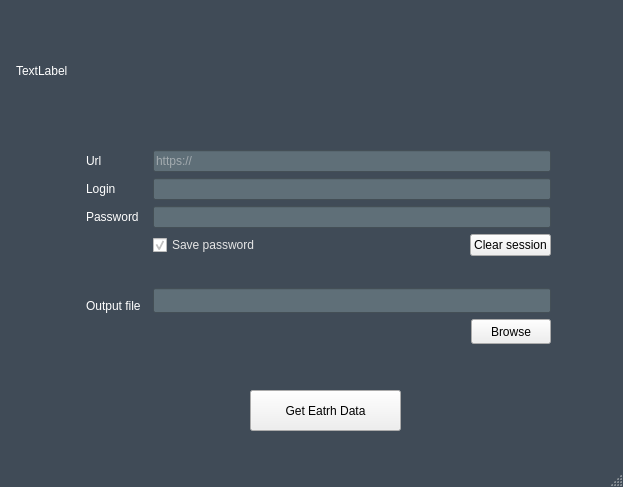
<?xml version="1.0" encoding="UTF-8"?>
<ui version="4.0">
 <class>MainWindow</class>
 <widget class="QMainWindow" name="MainWindow">
  <property name="geometry">
   <rect>
    <x>0</x>
    <y>0</y>
    <width>623</width>
    <height>487</height>
   </rect>
  </property>
  <property name="windowTitle">
   <string>MainWindow</string>
  </property>
  <property name="styleSheet">
   <string notr="true">/* QLC+ Black theme by Emerick Herve */

/* ##### Main window ##### */
QMainWindow, QDialog
{ 
 background-color: #404B57; 
 color: #E6E6E6; 
}

QRadioButton
{
  color: #E6E6E6;
}

/* ##### Tree (Fixtures) ##### */
QTreeWidget, QTreeView 
{ 
 background-color: #3A444F; 
 alternate-background-color: #404B57; 
 color: #E6E6E6; 
  font-size: 20px;
}

/* ##### Text (Fixture/In-Out details) ##### */
QTextBrowser 
{ 
 background-color: #3A444F; 
 color: #E6E6E6; 
}

/* ##### Editable Fields ##### */
QComboBox
{
 background-color: #5F6F78;
 color: #e6e6e6;
}

QLineEdit
{
 background-color: #5F6F78;
 color: #e6e6e6;
}

EFXEditor QWidget:editable 
{
  background-color: #5F6F78;
  color: #e6e6e6;
}

/* ##### Universe list ##### */
QListWidget
{ 
    background-color: #3A444F; 
    color: #E6E6E6; 
}

/* ##### Splitter ##### */
QSplitter::handle {
    background-color: #6f7c8b;
    border: 0px;
}

QSplitter::handle:hover {
    background-color: #787876;
    border: 0px;
}


/* ##### Toolbars, ... ##### */
QToolBar {
    background: #404B57;
    color: white;
}

QLabel {
    color: white;
    padding: 3px;
}

MonitorFixture QLabel {
    color: lightgrey;
}

QTabWidget::pane {
    border: 0px;
}

QTabWidget::tab-bar {
    left: 5px; /* move to the right by 5px */
}

QTabBar::tab {
    background: #404B57;
    border: 0px;
    padding: 5px;
    color: #FFFFFF;
}

QTabBar::tab:selected, QTabBar::tab:hover {
    background: #55616f;
}

QHeaderView::section {
    background: #55616f;
    color: white;
    border: 0px;
    padding: 3px;
}

QGroupBox, QCheckBox {
    color: #E6E6E6; 
}


/* ##### Scrollbars ##### */

QScrollBar:vertical, QScrollBar:horizontal {

  border: 1px solid #13161a;
  background-color: #252b33;
  width: 17px;
  margin: 21px 0 21px 0;
}

QScrollBar::handle:vertical, QScrollBar::handle:horizontal {
  background-color: #5f6d80;
  min-height: 25px;
}

QScrollBar::add-line:vertical, QScrollBar::sub-line:vertical, QScrollBar::add-line:horizontal, QScrollBar::sub-line:horizontal {
    border: 1px solid #13161a;
    background-color: #3A444F;
    height: 20px;
}

QScrollBar::add-line:vertical, QScrollBar::add-line:horizontal {
    subcontrol-position: bottom;
    subcontrol-origin: margin;
}

QScrollBar::sub-line:vertical, QScrollBar::sub-line:horizontal {
    subcontrol-position: top;
    subcontrol-origin: margin;
}


QScrollBar::add-page:vertical, QScrollBar::sub-page:vertical, QScrollBar::add-page:horizontal, QScrollBar::sub-page:horizontal {
    background: #949fac;
}

/*QScrollBar::up-arrow:vertical
{
  image: url(:/BarIcon/Icons/uparrow.png);
}

QScrollBar::down-arrow:vertical
{
  image: url(:/BarIcon/Icons/downarrow.png);
}*/

/* ##### Toolbar buttons ##### */
QToolButton
{
    color: white;
    background: transparent;
}

FixtureConsole QToolButton, ConsoleChannel QToolButton{
  background: qlineargradient(x1: 0, y1: 0, x2: 0, y2: 1, stop: 0 #ddedff, stop: 1 #ddedff); /*#de0707;*/
  padding: 5px;
  border: none;
}

QComboBox {
  background: #778390;
  border: none;
  selection-background-color: #778390;
  selection-color: #FFFFFF;
  color: #FFFFFF;
}

QComboBox QAbstractItemView {
  background: #778390;
  color: #FFFFFF;
  border: none;
  selection-color: #FFFFFF;
  selection-background-color: #314b67;
}

QComboBox:on {
  selection-background-color: #314b67;
  background: #536272;
}

/* ##### GrandMaster ##### */

GrandMasterSlider QLabel{
  color:black;
  /*background-color: transparent;
  border: 0px solid black;*/
}

/*GrandMasterSlider ClickAndGoSlider{ //Working
  background-color:red;
}
GrandMasterSlider {  // Not working because overwritten by code...
  background-color:green;
  border: 5px solid green;
  border-radius: 0px; 
}

ConsoleChannel QGroupBox{
  background-color: blue;
  border: 0px solid gray;
  border-radius: 0px;
}

FixtureConsole QGroupBox{
  background-color: blue;
  border: 0px solid gray;
  border-radius: 0px;
}*/

/* ##### Speed Dial ##### */
SpeedDial QPushButton {
 color: #000000;
}</string>
  </property>
  <widget class="QWidget" name="centralwidget">
   <widget class="QLabel" name="label_logo">
    <property name="geometry">
     <rect>
      <x>10</x>
      <y>10</y>
      <width>601</width>
      <height>121</height>
     </rect>
    </property>
    <property name="styleSheet">
     <string notr="true"/>
    </property>
    <property name="text">
     <string>TextLabel</string>
    </property>
   </widget>
   <widget class="QWidget" name="formLayoutWidget">
    <property name="geometry">
     <rect>
      <x>80</x>
      <y>150</y>
      <width>471</width>
      <height>252</height>
     </rect>
    </property>
    <layout class="QFormLayout" name="formLayout">
     <item row="0" column="0">
      <widget class="QLabel" name="label">
       <property name="text">
        <string>Url</string>
       </property>
      </widget>
     </item>
     <item row="0" column="1">
      <widget class="QLineEdit" name="lineEdit_url">
       <property name="placeholderText">
        <string>https://</string>
       </property>
      </widget>
     </item>
     <item row="1" column="0">
      <widget class="QLabel" name="label_2">
       <property name="text">
        <string>Login</string>
       </property>
      </widget>
     </item>
     <item row="1" column="1">
      <widget class="QLineEdit" name="lineEdit_login"/>
     </item>
     <item row="2" column="0">
      <widget class="QLabel" name="label_3">
       <property name="text">
        <string>Password</string>
       </property>
      </widget>
     </item>
     <item row="2" column="1">
      <widget class="QLineEdit" name="lineEdit_pass">
       <property name="echoMode">
        <enum>QLineEdit::PasswordEchoOnEdit</enum>
       </property>
      </widget>
     </item>
     <item row="5" column="0">
      <widget class="QLabel" name="label_4">
       <property name="text">
        <string>Output file</string>
       </property>
      </widget>
     </item>
     <item row="5" column="1">
      <layout class="QVBoxLayout" name="verticalLayout">
       <item>
        <widget class="QLineEdit" name="lineEdit_path">
         <property name="minimumSize">
          <size>
           <width>0</width>
           <height>25</height>
          </size>
         </property>
        </widget>
       </item>
       <item>
        <layout class="QHBoxLayout" name="horizontalLayout">
         <item>
          <spacer name="horizontalSpacer">
           <property name="orientation">
            <enum>Qt::Horizontal</enum>
           </property>
           <property name="sizeHint" stdset="0">
            <size>
             <width>40</width>
             <height>20</height>
            </size>
           </property>
          </spacer>
         </item>
         <item>
          <widget class="QPushButton" name="pushButton_browse">
           <property name="minimumSize">
            <size>
             <width>0</width>
             <height>25</height>
            </size>
           </property>
           <property name="text">
            <string>Browse</string>
           </property>
          </widget>
         </item>
        </layout>
       </item>
      </layout>
     </item>
     <item row="3" column="1">
      <layout class="QHBoxLayout" name="horizontalLayout_4">
       <item>
        <widget class="QCheckBox" name="checkBox_save">
         <property name="text">
          <string>Save password</string>
         </property>
         <property name="checked">
          <bool>true</bool>
         </property>
        </widget>
       </item>
       <item>
        <spacer name="horizontalSpacer_2">
         <property name="orientation">
          <enum>Qt::Horizontal</enum>
         </property>
         <property name="sizeHint" stdset="0">
          <size>
           <width>40</width>
           <height>20</height>
          </size>
         </property>
        </spacer>
       </item>
       <item>
        <widget class="QPushButton" name="pushButton_clr">
         <property name="sizePolicy">
          <sizepolicy hsizetype="Fixed" vsizetype="Fixed">
           <horstretch>0</horstretch>
           <verstretch>0</verstretch>
          </sizepolicy>
         </property>
         <property name="maximumSize">
          <size>
           <width>100</width>
           <height>25</height>
          </size>
         </property>
         <property name="text">
          <string>Clear session</string>
         </property>
        </widget>
       </item>
      </layout>
     </item>
     <item row="4" column="0">
      <spacer name="verticalSpacer">
       <property name="orientation">
        <enum>Qt::Vertical</enum>
       </property>
       <property name="sizeType">
        <enum>QSizePolicy::Fixed</enum>
       </property>
       <property name="sizeHint" stdset="0">
        <size>
         <width>20</width>
         <height>20</height>
        </size>
       </property>
      </spacer>
     </item>
    </layout>
   </widget>
   <widget class="QPushButton" name="pushButton_getdata">
    <property name="geometry">
     <rect>
      <x>250</x>
      <y>390</y>
      <width>151</width>
      <height>41</height>
     </rect>
    </property>
    <property name="text">
     <string>Get Eatrh Data</string>
    </property>
    <property name="icon">
     <iconset resource="res.qrc">
      <normaloff>:/res/save.png</normaloff>:/res/save.png</iconset>
    </property>
   </widget>
  </widget>
  <widget class="QMenuBar" name="menubar">
   <property name="geometry">
    <rect>
     <x>0</x>
     <y>0</y>
     <width>623</width>
     <height>22</height>
    </rect>
   </property>
  </widget>
  <widget class="QStatusBar" name="statusbar"/>
 </widget>
 <resources>
  <include location="res.qrc"/>
 </resources>
 <connections/>
</ui>
